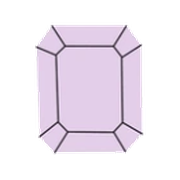
#> input picture mobile/assets/images/gems/gem-01-amethyst-emerald.png, 180 x 180 px, given in place of 0f4353_images_image-6f0e2687-d663-42fd-a3e5-a2a8f27af10a.png, which was not available
$ python crop_gems.py
#> lines starting #> are read from the running program, lines starting #| are printed output that depends on the picture; after the words box and inside, x2 and y2 are one past the last pixel; in counts of white or black regions, pixels touching at a corner belong together; pictures that were not available may be replaced by others from this repository, and a replacement may not be noted
"""
Segment each gem via connected components and export with ONLY that
component's pixels (no neighbor bleed).
"""
from collections import deque
from pathlib import Path

import numpy as np
from PIL import Image

SRC = Path(
    r"C:\Users\Siddhant Bhagat\.cursor\projects\d-Resume-projects-Diary\assets"
    r"\c__Users_Siddhant_Bhagat_AppData_Roaming_Cursor_User_workspaceStorage_"
    r"2ff527cf94ee206b4008e922620f4353_images_image-6f0e2687-d663-42fd-a3e5-a2a8f27af10a.png"
)
OUT = Path(r"d:\Resume projects\Diary\mobile\assets\images\gems")
REPO = Path(r"d:\Resume projects\Diary\assets\gems")
OUT.mkdir(parents=True, exist_ok=True)
REPO.mkdir(parents=True, exist_ok=True)

NAMES = [
    "amethyst-emerald",
    "sky-octagon",
    "citrine-kite",
    "amber-octagon",
    "seafoam-oval",
    "sapphire-star",
    "lime-trilliant",
    "rust-octagon",
    "cobalt-pentagon",
    "lilac-spike",
    "rose-oval",
    "gold-needle",
    "aqua-shield",
    "tangerine-diamond",
    "lavender-oval",
    "fire-starburst",
    "jade-pear",
    "teal-hex",
]

im = Image.open(SRC).convert("RGBA")
#> im is the input picture: PIL image 180x180 RGBA; mean R, G, B, A 92.7, 84.9, 94.9, 101.6
rgb = np.asarray(im.convert("RGB"))
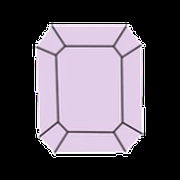
#> rgb: shape (180, 180, 3); mean R, G, B 92.7, 84.9, 94.9
rgba_full = np.asarray(im)
h, w, _ = rgb.shape
#> h = 180; w = 180
bright = rgb.mean(axis=2)
mask = bright < 248
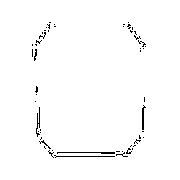
#> mask: shape (180, 180) bool; 98.4% white; black in thin lines or dots, all inside (x1, y1, x2, y2) = (32, 22, 146, 158)


def dilate(m: np.ndarray, r: int = 1) -> np.ndarray:
#> called with r = 1
    out = m.copy()
    for dy in range(-r, r + 1):
        for dx in range(-r, r + 1):
            if dx == 0 and dy == 0:
                continue
            shifted = np.zeros_like(m)
            y0, y1 = max(0, dy), h + min(0, dy)
            x0, x1 = max(0, dx), w + min(0, dx)
            shifted[y0:y1, x0:x1] = m[y0 - dy : y1 - dy, x0 - dx : x1 - dx]
            out |= shifted
#> out: shape (180, 180) bool; 1.57% of pixels changed, all inside (x1, y1, x2, y2) = (32, 22, 146, 158)
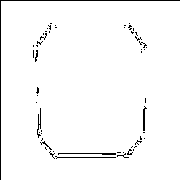
#> shifted: shape (180, 180) bool; 97.3% white; black in thin lines or dots
    return out


def erode(m: np.ndarray, r: int = 1) -> np.ndarray:
    return ~dilate(~m, r)
#> in dilate (call 2), `out = m.copy()`: out: shape (180, 180) bool; every value is 0


# Tiny close so thin facet cracks don't split one gem into pieces
closed = erode(dilate(mask, 1), 1)

visited = np.zeros((h, w), dtype=bool)
labels = np.zeros((h, w), dtype=np.int32)
components = []
label_id = 0

ys, xs = np.where(closed)
for y, x in zip(ys.tolist(), xs.tolist()):
    if visited[y, x]:
        continue
    label_id += 1
    q = deque([(y, x)])
    visited[y, x] = True
    pixels = []
    minx = maxx = x
    miny = maxy = y
    while q:
        cy, cx = q.popleft()
        pixels.append((cy, cx))
        labels[cy, cx] = label_id
        minx = min(minx, cx)
        maxx = max(maxx, cx)
        miny = min(miny, cy)
        maxy = max(maxy, cy)
        for ny, nx in ((cy - 1, cx), (cy + 1, cx), (cy, cx - 1), (cy, cx + 1)):
            if 0 <= ny < h and 0 <= nx < w and closed[ny, nx] and not visited[ny, nx]:
                visited[ny, nx] = True
                q.append((ny, nx))
    area = len(pixels)
    if area < 180:
        continue
    bw = maxx - minx + 1
    bh = maxy - miny + 1
    if bw < 8 or bh < 12:
        continue
    components.append(
        {
            "id": label_id,
            "area": area,
            "bbox": (minx, miny, maxx, maxy),
            "cx": (minx + maxx) / 2,
            "cy": (miny + maxy) / 2,
        }
    )
#> this loop made 32400 passes
#> (label_id, area, bw, bh) on pass 1: (1, 32400, 180, 180)
#> labels: shape (180, 180) int32; every value is 1
#> after the loop, components = 1 item; label_id = 1

components.sort(key=lambda c: -c["area"])
selected = []
for c in components:
    if len(selected) >= 18:
        break
    if any(abs(c["cx"] - s["cx"]) < 28 and abs(c["cy"] - s["cy"]) < 28 for s in selected):
        continue
    selected.append(c)
#> this loop made 1 pass
#> after the loop, selected = 1 item

#> (the run stopped early here; a loop or call above may not have finished)

$ run again, on mobile/assets/images/gems/gem-05-seafoam-oval.png
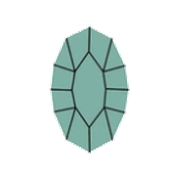
#> input picture mobile/assets/images/gems/gem-05-seafoam-oval.png, 180 x 180 px, given in place of 0f4353_images_image-6f0e2687-d663-42fd-a3e5-a2a8f27af10a.png, which was not available
#> im is the input picture: PIL image 180x180 RGBA; mean R, G, B, A 33.8, 44.2, 41.8, 60.1
#> `mask = bright < 248`:
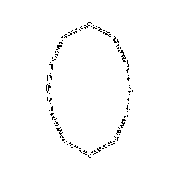
#> mask: shape (180, 180) bool; 98.5% white; black in thin lines or dots, all inside (x1, y1, x2, y2) = (46, 22, 133, 158)
#> after the loop in dilate, `for dy in range(-r, r + 1):`:
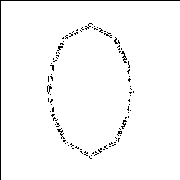
#> shifted: shape (180, 180) bool; 97.4% white; black in thin lines or dots
#> the loop `for y, x in zip(ys.tolist(), xs.tolist()):` made 32400 passes
#> (label_id, area, bw, bh) on pass 1: (1, 32400, 180, 180)
#> after the loop `for y, x in zip(ys.tolist(), xs.tolist()):`: components = 1 item; label_id = 1
#> the loop `for c in components:` made 1 pass
#> after the loop `for c in components:`: selected = 1 item

$ run again, on mobile/assets/images/gems/gem-06-sapphire-star.png
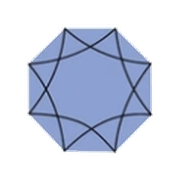
#> input picture mobile/assets/images/gems/gem-06-sapphire-star.png, 180 x 180 px, given in place of 0f4353_images_image-6f0e2687-d663-42fd-a3e5-a2a8f27af10a.png, which was not available
#> im is the input picture: PIL image 180x180 RGBA; mean R, G, B, A 59.9, 67.2, 84.9, 102.5
#> `mask = bright < 248`:
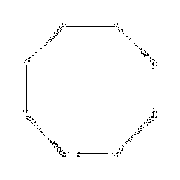
#> mask: shape (180, 180) bool; 98.7% white; black in thin lines or dots, all inside (x1, y1, x2, y2) = (23, 23, 157, 157)
#> after the loop in dilate, `for dy in range(-r, r + 1):`:
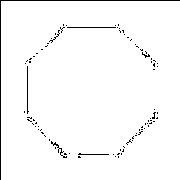
#> shifted: shape (180, 180) bool; 97.6% white; black in thin lines or dots
#> the loop `for y, x in zip(ys.tolist(), xs.tolist()):` made 32400 passes
#> (label_id, area, bw, bh) on pass 1: (1, 32400, 180, 180)
#> after the loop `for y, x in zip(ys.tolist(), xs.tolist()):`: components = 1 item; label_id = 1
#> the loop `for c in components:` made 1 pass
#> after the loop `for c in components:`: selected = 1 item
